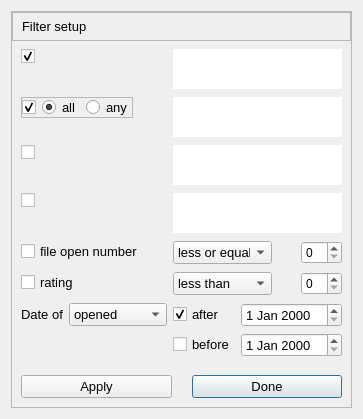
<?xml version="1.0" encoding="UTF-8"?>
<ui version="4.0">
 <class>filterSetup</class>
 <widget class="QWidget" name="filterSetup">
  <property name="geometry">
   <rect>
    <x>0</x>
    <y>0</y>
    <width>356</width>
    <height>419</height>
   </rect>
  </property>
  <property name="windowTitle">
   <string>Form</string>
  </property>
  <layout class="QVBoxLayout" name="verticalLayout">
   <item>
    <widget class="QFrame" name="form">
     <property name="frameShape">
      <enum>QFrame::StyledPanel</enum>
     </property>
     <property name="frameShadow">
      <enum>QFrame::Raised</enum>
     </property>
     <layout class="QVBoxLayout" name="verticalLayout_3">
      <property name="leftMargin">
       <number>0</number>
      </property>
      <property name="topMargin">
       <number>0</number>
      </property>
      <property name="rightMargin">
       <number>0</number>
      </property>
      <property name="bottomMargin">
       <number>0</number>
      </property>
      <item>
       <widget class="QFrame" name="hrdFrame">
        <property name="frameShape">
         <enum>QFrame::StyledPanel</enum>
        </property>
        <property name="frameShadow">
         <enum>QFrame::Raised</enum>
        </property>
        <layout class="QHBoxLayout" name="horizontalLayout_6">
         <property name="topMargin">
          <number>6</number>
         </property>
         <property name="bottomMargin">
          <number>6</number>
         </property>
         <item>
          <widget class="QLabel" name="hdr_lbl">
           <property name="font">
            <font>
             <pointsize>10</pointsize>
            </font>
           </property>
           <property name="text">
            <string>Filter setup</string>
           </property>
          </widget>
         </item>
        </layout>
       </widget>
      </item>
      <item>
       <layout class="QFormLayout" name="formLayout">
        <property name="leftMargin">
         <number>9</number>
        </property>
        <property name="rightMargin">
         <number>9</number>
        </property>
        <item row="0" column="0">
         <widget class="QCheckBox" name="selected_dir">
          <property name="font">
           <font>
            <family>MS Shell Dlg 2</family>
            <pointsize>10</pointsize>
            <weight>50</weight>
            <bold>false</bold>
           </font>
          </property>
          <property name="checked">
           <bool>true</bool>
          </property>
         </widget>
        </item>
        <item row="0" column="1">
         <widget class="QPlainTextEdit" name="dir_list">
          <property name="maximumSize">
           <size>
            <width>16777215</width>
            <height>40</height>
           </size>
          </property>
          <property name="frameShape">
           <enum>QFrame::NoFrame</enum>
          </property>
          <property name="frameShadow">
           <enum>QFrame::Plain</enum>
          </property>
          <property name="readOnly">
           <bool>false</bool>
          </property>
         </widget>
        </item>
        <item row="1" column="1">
         <widget class="QPlainTextEdit" name="tag_list">
          <property name="maximumSize">
           <size>
            <width>16777215</width>
            <height>40</height>
           </size>
          </property>
          <property name="frameShape">
           <enum>QFrame::NoFrame</enum>
          </property>
          <property name="frameShadow">
           <enum>QFrame::Plain</enum>
          </property>
          <property name="readOnly">
           <bool>true</bool>
          </property>
         </widget>
        </item>
        <item row="2" column="0">
         <widget class="QCheckBox" name="selected_ext">
          <property name="font">
           <font>
            <family>MS Shell Dlg 2</family>
            <pointsize>10</pointsize>
            <weight>50</weight>
            <bold>false</bold>
           </font>
          </property>
         </widget>
        </item>
        <item row="2" column="1">
         <widget class="QPlainTextEdit" name="ext_list">
          <property name="maximumSize">
           <size>
            <width>16777215</width>
            <height>40</height>
           </size>
          </property>
          <property name="frameShape">
           <enum>QFrame::NoFrame</enum>
          </property>
          <property name="frameShadow">
           <enum>QFrame::Plain</enum>
          </property>
          <property name="readOnly">
           <bool>true</bool>
          </property>
         </widget>
        </item>
        <item row="3" column="0">
         <widget class="QCheckBox" name="selected_author">
          <property name="font">
           <font>
            <family>MS Shell Dlg 2</family>
            <pointsize>10</pointsize>
            <weight>50</weight>
            <bold>false</bold>
           </font>
          </property>
         </widget>
        </item>
        <item row="3" column="1">
         <widget class="QPlainTextEdit" name="author_list">
          <property name="maximumSize">
           <size>
            <width>16777215</width>
            <height>40</height>
           </size>
          </property>
          <property name="frameShape">
           <enum>QFrame::NoFrame</enum>
          </property>
          <property name="frameShadow">
           <enum>QFrame::Plain</enum>
          </property>
          <property name="readOnly">
           <bool>true</bool>
          </property>
         </widget>
        </item>
        <item row="4" column="0">
         <widget class="QCheckBox" name="open_sel">
          <property name="font">
           <font>
            <pointsize>10</pointsize>
           </font>
          </property>
          <property name="text">
           <string>file open number</string>
          </property>
         </widget>
        </item>
        <item row="4" column="1">
         <layout class="QHBoxLayout" name="horizontalLayout">
          <item>
           <widget class="QComboBox" name="open_cond">
            <property name="minimumSize">
             <size>
              <width>99</width>
              <height>0</height>
             </size>
            </property>
            <property name="font">
             <font>
              <pointsize>10</pointsize>
             </font>
            </property>
            <item>
             <property name="text">
              <string>less or equal</string>
             </property>
            </item>
            <item>
             <property name="text">
              <string>greate then</string>
             </property>
            </item>
           </widget>
          </item>
          <item>
           <spacer name="horizontalSpacer_2">
            <property name="orientation">
             <enum>Qt::Horizontal</enum>
            </property>
            <property name="sizeHint" stdset="0">
             <size>
              <width>40</width>
              <height>20</height>
             </size>
            </property>
           </spacer>
          </item>
          <item>
           <widget class="QSpinBox" name="open_edit"/>
          </item>
         </layout>
        </item>
        <item row="5" column="0">
         <widget class="QCheckBox" name="rating_sel">
          <property name="font">
           <font>
            <pointsize>10</pointsize>
           </font>
          </property>
          <property name="text">
           <string>rating</string>
          </property>
         </widget>
        </item>
        <item row="5" column="1">
         <layout class="QHBoxLayout" name="horizontalLayout_2">
          <item>
           <widget class="QComboBox" name="rating_cond">
            <property name="minimumSize">
             <size>
              <width>99</width>
              <height>0</height>
             </size>
            </property>
            <property name="font">
             <font>
              <pointsize>10</pointsize>
             </font>
            </property>
            <item>
             <property name="text">
              <string>less than</string>
             </property>
            </item>
            <item>
             <property name="text">
              <string>equal to</string>
             </property>
            </item>
            <item>
             <property name="text">
              <string>great than</string>
             </property>
            </item>
           </widget>
          </item>
          <item>
           <spacer name="horizontalSpacer_3">
            <property name="orientation">
             <enum>Qt::Horizontal</enum>
            </property>
            <property name="sizeHint" stdset="0">
             <size>
              <width>40</width>
              <height>20</height>
             </size>
            </property>
           </spacer>
          </item>
          <item>
           <widget class="QSpinBox" name="rating_edit"/>
          </item>
         </layout>
        </item>
        <item row="6" column="0">
         <layout class="QHBoxLayout" name="horizontalLayout_3">
          <item>
           <widget class="QLabel" name="label_2">
            <property name="font">
             <font>
              <pointsize>10</pointsize>
             </font>
            </property>
            <property name="text">
             <string>Date of</string>
            </property>
           </widget>
          </item>
          <item>
           <widget class="QComboBox" name="date_type">
            <property name="font">
             <font>
              <pointsize>10</pointsize>
             </font>
            </property>
            <item>
             <property name="text">
              <string>opened</string>
             </property>
            </item>
            <item>
             <property name="text">
              <string>modified</string>
             </property>
            </item>
            <item>
             <property name="text">
              <string>published</string>
             </property>
            </item>
            <item>
             <property name="text">
              <string>commented</string>
             </property>
            </item>
           </widget>
          </item>
         </layout>
        </item>
        <item row="6" column="1">
         <layout class="QVBoxLayout" name="verticalLayout_2">
          <item>
           <layout class="QHBoxLayout" name="horizontalLayout_4">
            <item>
             <widget class="QCheckBox" name="after">
              <property name="font">
               <font>
                <family>MS Shell Dlg 2</family>
                <pointsize>10</pointsize>
                <weight>50</weight>
                <bold>false</bold>
               </font>
              </property>
              <property name="text">
               <string>after</string>
              </property>
              <property name="checked">
               <bool>true</bool>
              </property>
             </widget>
            </item>
            <item>
             <widget class="QDateEdit" name="after_date">
              <property name="font">
               <font>
                <pointsize>10</pointsize>
               </font>
              </property>
             </widget>
            </item>
           </layout>
          </item>
          <item>
           <layout class="QHBoxLayout" name="horizontalLayout_5">
            <item>
             <widget class="QCheckBox" name="before">
              <property name="font">
               <font>
                <family>MS Shell Dlg 2</family>
                <pointsize>10</pointsize>
                <weight>50</weight>
                <bold>false</bold>
               </font>
              </property>
              <property name="text">
               <string>before</string>
              </property>
             </widget>
            </item>
            <item>
             <widget class="QDateEdit" name="before_date">
              <property name="font">
               <font>
                <pointsize>10</pointsize>
               </font>
              </property>
             </widget>
            </item>
           </layout>
          </item>
         </layout>
        </item>
        <item row="1" column="0">
         <widget class="QFrame" name="frame_tag">
          <property name="maximumSize">
           <size>
            <width>16777215</width>
            <height>21</height>
           </size>
          </property>
          <property name="frameShape">
           <enum>QFrame::StyledPanel</enum>
          </property>
          <property name="frameShadow">
           <enum>QFrame::Raised</enum>
          </property>
          <property name="lineWidth">
           <number>1</number>
          </property>
          <layout class="QHBoxLayout" name="horizontalLayout_7">
           <property name="leftMargin">
            <number>0</number>
           </property>
           <property name="topMargin">
            <number>0</number>
           </property>
           <property name="rightMargin">
            <number>0</number>
           </property>
           <property name="bottomMargin">
            <number>0</number>
           </property>
           <item>
            <widget class="QCheckBox" name="selected_tag">
             <property name="font">
              <font>
               <family>MS Shell Dlg 2</family>
               <pointsize>10</pointsize>
               <weight>50</weight>
               <bold>false</bold>
              </font>
             </property>
             <property name="checked">
              <bool>true</bool>
             </property>
            </widget>
           </item>
           <item>
            <widget class="QRadioButton" name="all_btn">
             <property name="font">
              <font>
               <pointsize>10</pointsize>
               <weight>50</weight>
               <bold>false</bold>
              </font>
             </property>
             <property name="text">
              <string>all</string>
             </property>
             <property name="checked">
              <bool>true</bool>
             </property>
            </widget>
           </item>
           <item>
            <widget class="QRadioButton" name="any_btn">
             <property name="font">
              <font>
               <pointsize>10</pointsize>
               <weight>50</weight>
               <bold>false</bold>
              </font>
             </property>
             <property name="text">
              <string>any</string>
             </property>
            </widget>
           </item>
          </layout>
         </widget>
        </item>
       </layout>
      </item>
      <item>
       <layout class="QHBoxLayout" name="buttonsLayout">
        <property name="spacing">
         <number>20</number>
        </property>
        <property name="leftMargin">
         <number>9</number>
        </property>
        <property name="topMargin">
         <number>9</number>
        </property>
        <property name="rightMargin">
         <number>9</number>
        </property>
        <property name="bottomMargin">
         <number>9</number>
        </property>
        <item>
         <widget class="QPushButton" name="btnApply">
          <property name="font">
           <font>
            <pointsize>10</pointsize>
           </font>
          </property>
          <property name="text">
           <string>Apply</string>
          </property>
         </widget>
        </item>
        <item>
         <widget class="QPushButton" name="btnDone">
          <property name="font">
           <font>
            <pointsize>10</pointsize>
           </font>
          </property>
          <property name="text">
           <string>Done</string>
          </property>
          <property name="default">
           <bool>true</bool>
          </property>
         </widget>
        </item>
       </layout>
      </item>
     </layout>
    </widget>
   </item>
  </layout>
 </widget>
 <resources/>
 <connections/>
</ui>
